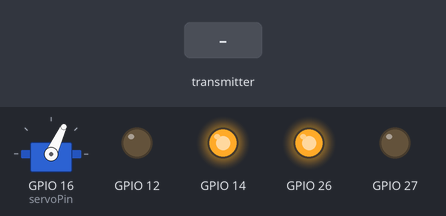
This sketch was run on a simulated ESP32. On the bench: servo, output pins drawn as LEDs (lit = HIGH). Inputs (shaded band) come from the test bench. What the sketch prints to the serial monitor is not drawn.

Above: at 1.2 s.
1.3 s: the transmitter starts sending pwmx = 1024
At 1.8 s:
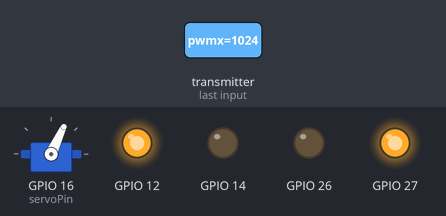
2.8 s: the transmitter starts sending pwmy = 1024
At 4.0 s:
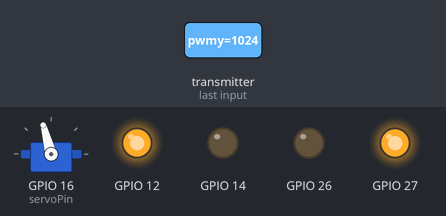
4.3 s: the transmitter starts sending pwmx = 0
At 5.2 s:
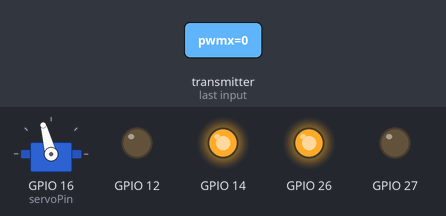
5.8 s: the transmitter starts sending pwmx = 2048
At 6.4 s:
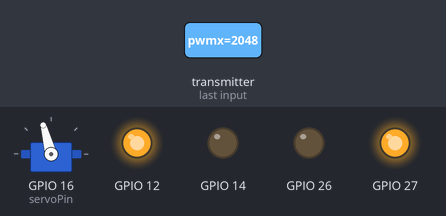
7.3 s: the transmitter starts sending pwmy = 0
At 8.7 s:
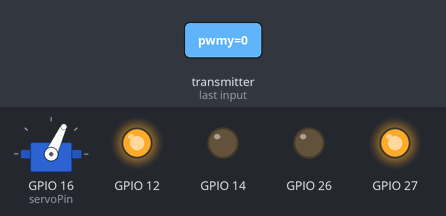
Timing chart, 0 to 9.8 s (numbered marks = the images above; inputs shaded):
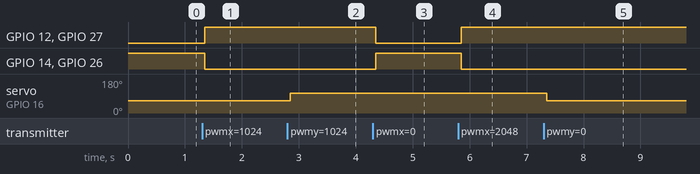

The sketch:

RE_first.ino
```cpp
//https://dl.espressif.com/dl/package_esp32_index.json
#include <esp_now.h>
#include <WiFi.h>
#include <ESP32Servo.h>

int a = 12;
int b = 14;
int c = 27;
int d = 26;

Servo myservo;
int servoPin=16;

typedef struct struct_message {
  int pwmx;
  int pwmy;

} struct_message;
struct_message myData;


void OnDataRecv(const esp_now_recv_info* mac, const uint8_t *incomingData, int len) {
  memcpy(&myData, incomingData, sizeof(myData));

}

void setup() {
  // Initialize Serial Monitor
  Serial.begin(115200);
  myservo.attach(servoPin);
  myservo.write(85);

  // Set device as a Wi-Fi Station
  WiFi.mode(WIFI_STA);

  // Init ESP-NOW
  if (esp_now_init() != ESP_OK) {
    Serial.println("Error initializing ESP-NOW");
    return;
  }

  // Once ESPNow is successfully Init, we will register for recv CB to
  // get recv packer info
  esp_now_register_recv_cb(OnDataRecv);

  pinMode(12, OUTPUT);
  pinMode(14, OUTPUT);
  pinMode(27, OUTPUT);
  pinMode(26, OUTPUT);
}

void loop() {
if ((myData.pwmy)<=210){
    myservo.write(65);
  }
  else if((myData.pwmy)>=260){
    myservo.write(105);
  }
  else{
    myservo.write(85);
  }


  if((myData.pwmx)<=210){
    digitalWrite(14,HIGH);
    digitalWrite(26,HIGH);
    digitalWrite(12,LOW);
    digitalWrite(27,LOW);
  }
  else if((myData.pwmx)>=260){
    digitalWrite(12,HIGH);
    digitalWrite(27,HIGH);
    digitalWrite(14,LOW);
    digitalWrite(26,LOW);
  }
  else{
    digitalWrite(12,LOW);
    digitalWrite(14,LOW);
    digitalWrite(27,LOW);
    digitalWrite(26,LOW);
  }
  Serial.print("PWMx : ");
  Serial.println(myData.pwmx);

  Serial.print("PWMy : ");
  Serial.println(myData.pwmy);

}
```

Measured:
- after the input at 1.3 s, GPIO 12, GPIO 27: LOW → HIGH after 0.05 s; GPIO 14, GPIO 26: HIGH → LOW after 0.05 s
- after the input at 2.8 s, servo on GPIO 16 (servoPin): 65° → 105° after 0.05 s
- after the input at 4.3 s, GPIO 12, GPIO 27: HIGH → LOW after 0.05 s; GPIO 14, GPIO 26: LOW → HIGH after 0.05 s
- after the input at 5.8 s, GPIO 12, GPIO 27: LOW → HIGH after 0.05 s; GPIO 14, GPIO 26: HIGH → LOW after 0.05 s
- after the input at 7.3 s, servo on GPIO 16 (servoPin): 105° → 65° after 0.05 s
